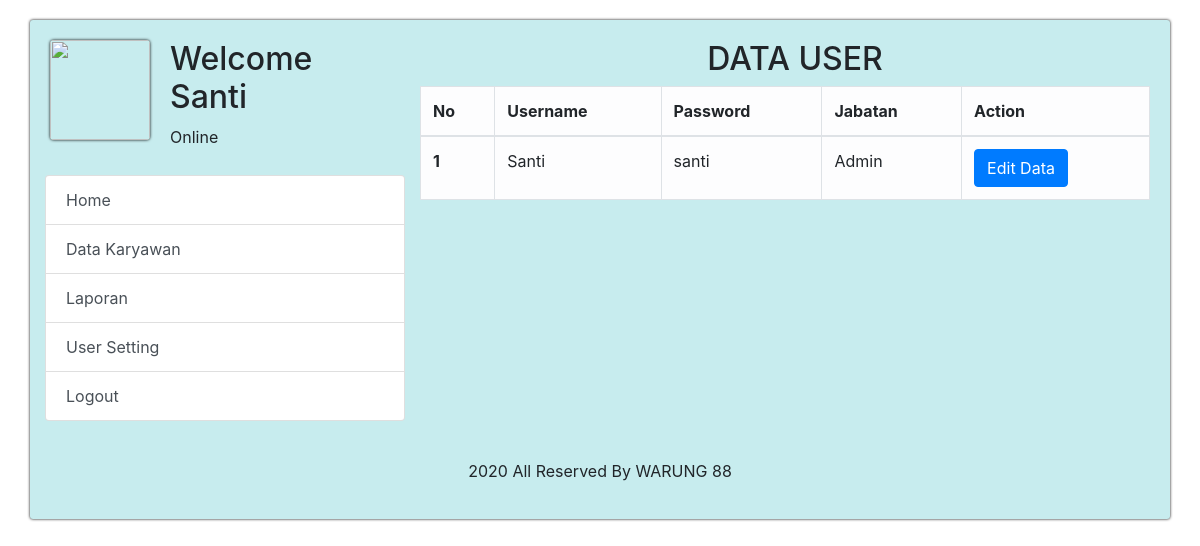
Page /admin/index.php?page=user/user.php (signed in) on the committed database.
### tables this page shows
CREATE TABLE `user` (
  `id_user` int(6) NOT NULL,
  `id_kar` int(6) NOT NULL,
  `username` varchar(30) NOT NULL,
  `password` varchar(30) NOT NULL,
  `role` varchar(20) NOT NULL
);

### admin/include/user/user.php (the view)
<div class="col-md-8">
    <h2 class="text-center text-uppercase">
        Data User
    </h2>
    <div class="table-responsive" style="width: 730px;">
        <table class="table table-bordered table-hover table-light">
            <thead>
                <tr>
                    <th scope="col">No</th>
                    <th scope="col">Username</th>
                    <th scope="col">Password</th>
                    <th scope="col">Jabatan</th>
                    <th scope="col">Action</th>
                </tr>
            </thead>
            <tbody>
                <?php
                  include '../include/config.php';
                  $mysql = mysqli_query($db, "SELECT * FROM user WHERE username='$username'");
                  $no=1;
                  while ($ambil = mysqli_fetch_array($mysql)) {
                    $id_user = $ambil['id_user'];
                    $user = $ambil['username'];
                    $pass = $ambil['password'];
                    $role1 = $ambil['role'];
                ?>
                <tr>
                    <th scope="row"><?= $no++; ?></th>
                    <td><?= $user; ?></td>
                    <td><?= $pass; ?></td>
                    <td class="text-capitalize"><?= $role1; ?></td>
                    <td>
                      <a href="?page=user/form.php&id=<?= $id_user; ?>" class="btn btn-primary">Edit Data</a>
                    </td>
                </tr>
              <?php } ?>
            </tbody>
        </table>
    </div>
</div>

### rows in the picture
user: username "Santi", password "santi", role "Admin"

### other values in the picture
$username "Santi"
